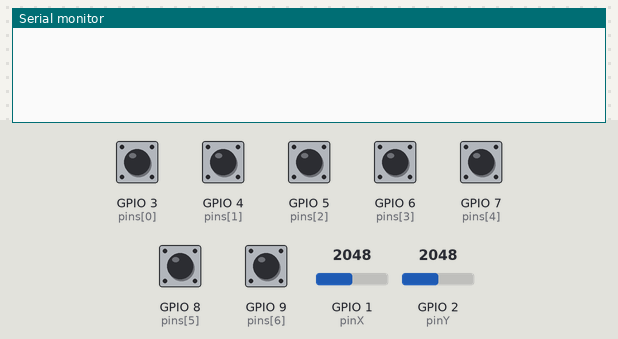
The sketch below on a simulated ESP32. Parts: the last lines printed to the serial monitor. Inputs (shaded band) come from the test bench; at power-on: GPIO 3 (pins[0]), GPIO 4 (pins[1]), GPIO 5 (pins[2]), GPIO 6 (pins[3]), GPIO 7 (pins[4]), GPIO 8 (pins[5]), GPIO 9 (pins[6]) HIGH, GPIO 1 (pinX) = 2048, GPIO 2 (pinY) = 2048.

Above: at 1.2 s.
1.3 s: GPIO 1 (pinX) set to 3540
At 1.7 s:
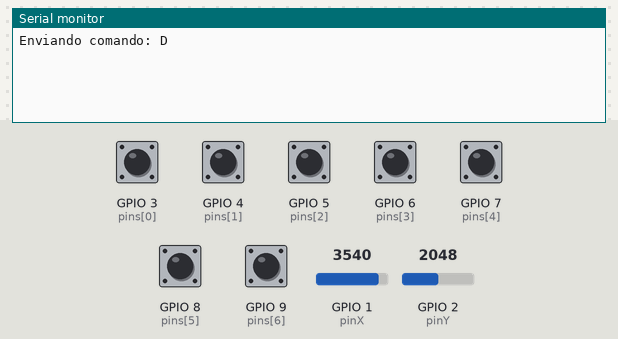
2.8 s: GPIO 2 (pinY) set to 3540
At 4.0 s:
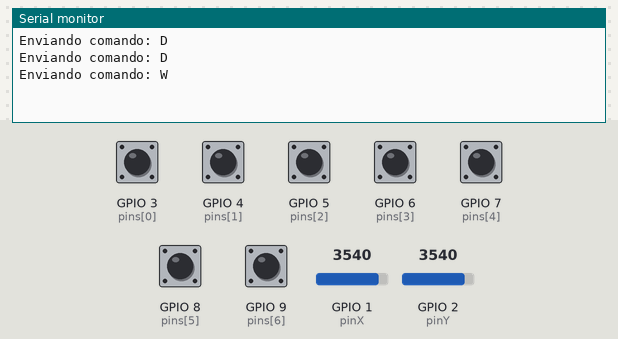
4.3 s: GPIO 5 (pins[2]) pulled LOW for 0.15 s
At 5.0 s:
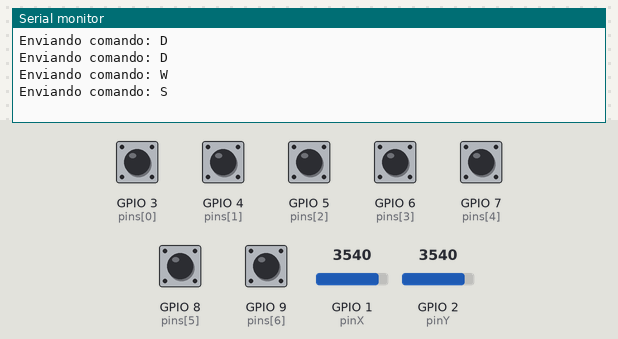
5.9 s: GPIO 6 (pins[3]) pulled LOW for 0.15 s
At 6.4 s:
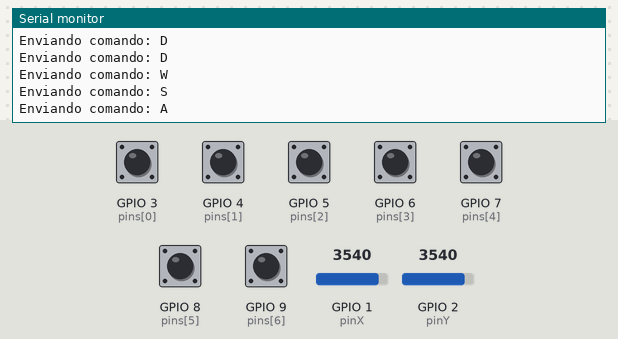
7.5 s: GPIO 7 (pins[4]) pulled LOW for 0.15 s
At 8.7 s:
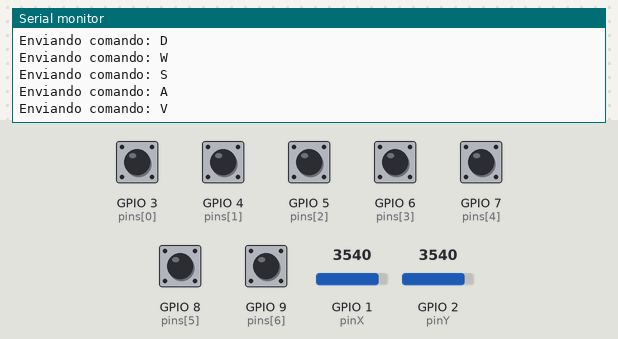
9.1 s: GPIO 8 (pins[5]) pulled LOW for 0.15 s
At 9.9 s:
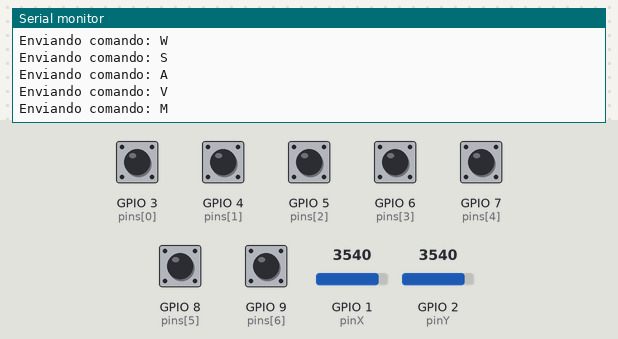

The sketch:

CONTROL.ino
```cpp
#include <esp_now.h>
#include <WiFi.h>

// --- CONFIGURACIÓN ESP-NOW ---
uint8_t broadcastAddress[] = {0xE0, 0x72, 0xA1, 0xD7, 0xF5, 0x00};

typedef struct struct_message {
  char a[32];
  int b;
} struct_message;

struct_message myData;

// --- CONFIGURACIÓN PINES DEL CONTROL ---
const int pinX = 1;
const int pinY = 2;
const int pins[] = {3, 4, 5, 6, 7, 8, 9}; // btnA hasta btnK
char labels[] = {'W', 'D', 'S', 'A', 'V', 'M', 'K'};

int lastX = 0;
int lastY = 0;
bool lastBtnState[7] = {HIGH, HIGH, HIGH, HIGH, HIGH, HIGH, HIGH};

// Función para enviar el mensaje (el niño lanza la nota)
void enviarComando(char comando) {
  sprintf(myData.a, "%c", comando); // Ponemos la letra en el mensaje
  myData.b = millis() / 1000;
  esp_now_send(broadcastAddress, (uint8_t *) &myData, sizeof(myData));

  Serial.print("Enviando comando: ");
  Serial.println(comando);
}

void OnDataSent(const uint8_t *mac_addr, esp_now_send_status_t status) {
  // Opcional: ver si llegó el mensaje
}

void setup() {
  Serial.begin(115200);
  WiFi.mode(WIFI_STA);

  // Inicializar ESP-NOW
  if (esp_now_init() != ESP_OK) {
    Serial.println("Error inicializando ESP-NOW");
    return;
  }

  esp_now_register_send_cb((esp_now_send_cb_t)OnDataSent);

  esp_now_peer_info_t peerInfo = {};
  memcpy(peerInfo.peer_addr, broadcastAddress, 6);
  peerInfo.channel = 0;
  peerInfo.encrypt = false;

  if (esp_now_add_peer(&peerInfo) != ESP_OK){
    Serial.println("Error al agregar par");
    return;
  }

  // Configurar pines de botones
  for (int i = 0; i < 7; i++) {
    pinMode(pins[i], INPUT_PULLUP);
  }
}

void loop() {
  // 1. REVISAR BOTONES
  for (int i = 0; i < 7; i++) {
    bool currentState = digitalRead(pins[i]);

    // Si se presiona el botón (pasa de HIGH a LOW)
    if (currentState == LOW && lastBtnState[i] == HIGH) {
      enviarComando(labels[i]);
      delay(50); // Debounce
    }
    lastBtnState[i] = currentState;
  }

  // 2. REVISAR JOYSTICK
  int currentX = analogRead(pinX);
  int currentY = analogRead(pinY);

  // Sensibilidad del joystick
  if (abs(currentX - lastX) > 400 || abs(currentY - lastY) > 400) {
    if (currentX < 500) enviarComando('A');
    else if (currentX > 3500) enviarComando('D');

    if (currentY < 500) enviarComando('S');
    else if (currentY > 3500) enviarComando('W');

    lastX = currentX;
    lastY = currentY;
  }

  delay(10);
}
```

Measured:
- after the input at 1.3 s, the serial monitor: prints a new line at once (image 1)
- after the input at 2.8 s, the serial monitor: prints a new line at once (image 2)
- after the input at 4.3 s, the serial monitor: prints a new line at once (image 3)
- after the input at 5.9 s, the serial monitor: prints a new line at once (image 4)
- after the input at 7.5 s, the serial monitor: prints a new line at once (image 5)
- after the input at 9.1 s, the serial monitor: prints a new line at once (image 6)
